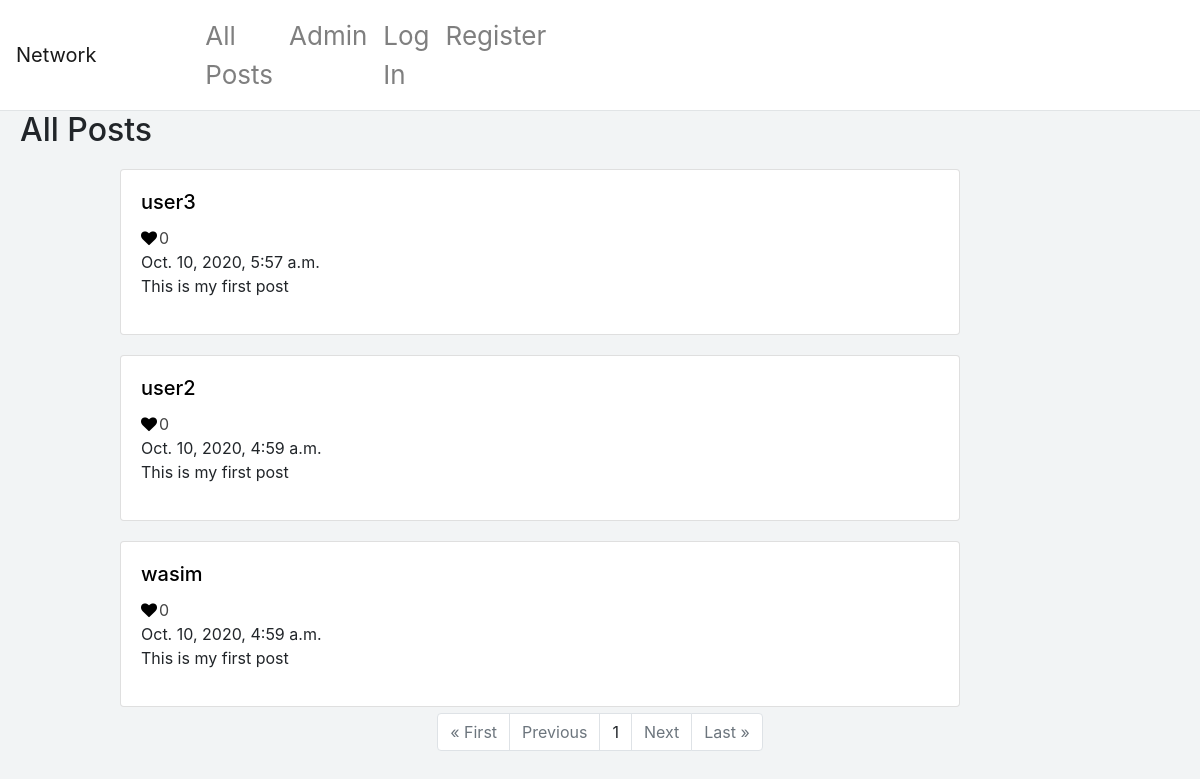
/, run on an earlier commit of the app's database.
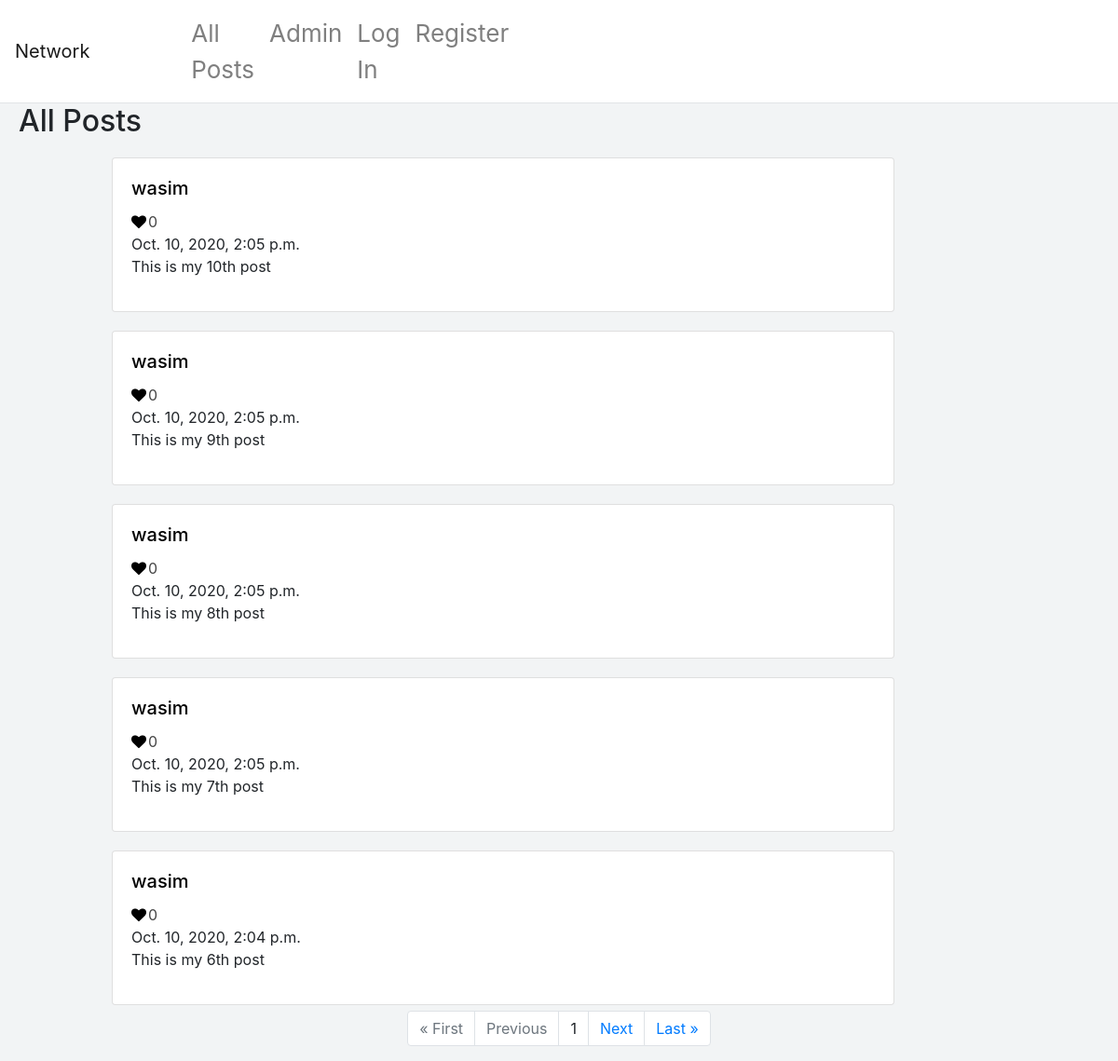
And on a later commit of the database.
### network/models.py (models this page shows, shortened)
class Post(models.Model):
    user = models.CharField(max_length=100)
    content = models.TextField()
    date = models.DateTimeField(auto_now_add=True)
    liked = models.ManyToManyField('User', default=None, blank=True, related_name='post_likes')

### network/views.py (the view)
# urls.py: path("", views.index, name="index"),
def index(request):
    if request.method == "GET":
        posts = Post.objects.all().order_by('-id')
        allpost = True
        paginator = Paginator(posts, 5) # Show 5 posts per page.
        page_number = request.GET.get('page')
        page_obj = paginator.get_page(page_number)
        return render(request, "network/index.html",{
            "AllPost" : allpost,
            "page_obj" : page_obj,
        })

### network/templates/network/index.html (shortened to what this page needs)
{% extends "network/layout.html" %}
{% block body %}
    {% if AllPost %}
    <h2 style="margin-left: 20px;">All Posts</h2>
    {% for post in page_obj %}
        <div class="card" style="width:70%;margin-left: 10%;margin-right: 20%;margin-top: 20px;">
            <div class="card-body">
                <a href="{% url 'viewprofile' post.user %}"><h5 class="card-title">{{post.user}}</h5></a>
                {% if request.user == post.user %}
                <button onclick="edit_post({{post.id}})" id="{{post.id}}" class="btn btn-outline-primary edit-btn" style="float: right;">Edit</button>
            <button type="button" class="delete" data-toggle="modal" data-target="#delete">Delete</button>
            {% elif request.user in post.liked.all %}
            <a class="likebutton" href="#" data-catid="{{ post.id }}" id="{{post.id}}" data-total="{{post.liked.all.count}}"  data-value="Unlike" value="submit"><i class="fa fa-heart" id="heart{{post.id}}" style="color:red;"></i><span id="liked{{post.id}}">{{post.liked.all.count}}</span></a>
            {% else %}
            <a class="likebutton" href="#" data-catid="{{ post.id }}" id="{{post.id}}" data-total="{{post.liked.all.count}}"  data-value="Like" value="submit"><i class="fa fa-heart" id="heart{{post.id}}" style="color:black;"></i><span id="liked{{post.id}}">{{post.liked.all.count}}</span></a>
            {% endif %}
                <div class="form-group{{post.id}}" id="form-group{{post.id}}" style="display: block;">
                    <p>{{post.date}}<br>{{post.content}}</p>
                </div>
            </div>
        </div>
    {% endfor %}
    {% endif %}
    <div class="container">
        <ul class="pagination justify-content-center">
            {% if page_obj.has_previous %}
                <li class="page-item"><a href="?page=1" class="page-link">&laquo; First</a></li>
                <li class="page-item"><a href="?page={{ page_obj.previous_page_number }}" class="page-link">Previous</a></li>
            {% else %}
            <li class="page-item disabled"><a class="page-link">&laquo; First</a></li>
            <li class="page-item disabled"><a class="page-link">Previous</a></li>
            {% endif %}
            {% if page_obj.number %}
            <li class="page-item"><a class="page-link">{{ page_obj.number }}</a></li>
            {% else %}
            <li class="page-item"><a class="page-link">0</a></li>
            {% endif %}
            {% if page_obj.has_next %}
            <li class="page-item"><a href="?page={{ page_obj.next_page_number }}" class="page-link">Next</a></li>
            <li class="page-item"><a href="?page={{ page_obj.paginator.num_pages }}" class="page-link">Last &raquo;</a></li>
            {% else %}
            <li class="page-item disabled"><a class="page-link">Next</a></li>
            <li class="page-item disabled"><a class="page-link">Last &raquo;</a></li>
            {% endif %}
        </ul>
    </div>
{% endblock %}

What changed in the data, as far as the page shows it:
no longer on this page (row unchanged): Post: user "user3", liked.all.count "0", date "Oct. 10, 2020, 5:57 a.m.", content "This is my first post"
no longer on this page (row unchanged): Post: user "user2", liked.all.count "0", date "Oct. 10, 2020, 4:59 a.m.", content "This is my first post"
no longer on this page (row unchanged): Post: user "wasim", liked.all.count "0", date "Oct. 10, 2020, 4:59 a.m.", content "This is my first post"
added Post: user "wasim", liked.all.count "0", date "Oct. 10, 2020, 2:05 p.m.", content "This is my 10th post"
added Post: user "wasim", liked.all.count "0", date "Oct. 10, 2020, 2:05 p.m.", content "This is my 9th post"
added Post: user "wasim", liked.all.count "0", date "Oct. 10, 2020, 2:05 p.m.", content "This is my 8th post"
added Post: user "wasim", liked.all.count "0", date "Oct. 10, 2020, 2:05 p.m.", content "This is my 7th post"
added Post: user "wasim", liked.all.count "0", date "Oct. 10, 2020, 2:04 p.m.", content "This is my 6th post"
